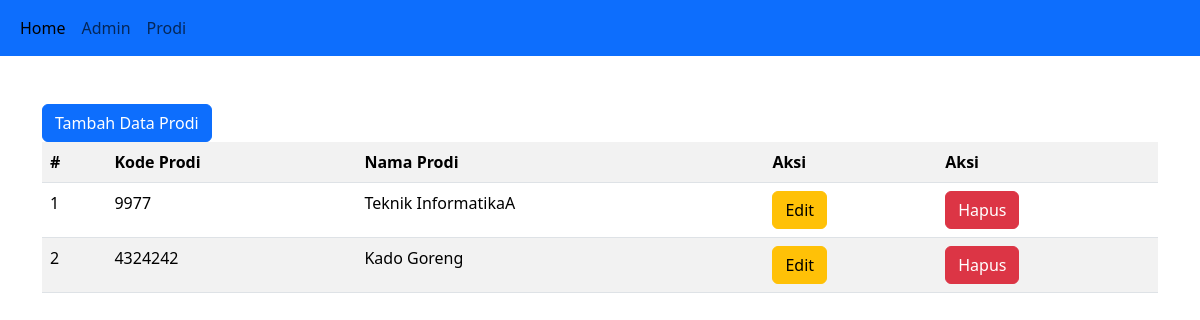
Page /prodi.php on the committed database.
### tables this page shows
CREATE TABLE `prodi` (
  `id` int(11) NOT NULL,
  `kode_prodi` varchar(50) NOT NULL,
  `nama_prodi` varchar(50) NOT NULL
);

### prodi.php (the view, shortened to what this page needs)
<?php
include 'koneksi.php';
?>
<!DOCTYPE html>
<html lang="en">
<head>
    <link href="https://cdn.jsdelivr.net/npm/bootstrap@5.3.2/dist/css/bootstrap.min.css" rel="stylesheet">
</head>
<nav class="navbar navbar-expand-lg bg-primary ">
  <div class="container-fluid">
    <div class="collapse navbar-collapse" id="navbarNav">
      <ul class="navbar-nav">
        <li class="nav-item">
          <a class="nav-link active" aria-current="page" href="index.php">Home</a>
        </li>
        <li class="nav-item">
          <a class="nav-link" href="admin.php">Admin</a>
        </li>
        <li class="nav-item">
          <a class="nav-link" href="prodi.php">Prodi</a>
        </li>
      </ul>
</nav>
<body>
    <div class="container mt-5">
        <a href="tambah_prodi.php" class="btn btn-primary">Tambah Data Prodi</a>
        <table class="table table-striped">
            <tr>
                <th>#</th>
                <th>Kode Prodi</th>
                <th>Nama Prodi</th>
                <th>Aksi</th>
                <th>Aksi</th>
            </tr>
            <?php
            $query = "SELECT * from prodi";
            $data = mysqli_query($conn,$query);
            $no=1;
            while($row = mysqli_fetch_array($data)){
            ?>
            <tr>
                <td><?= $no ?></td>
                <td><?= $row['kode_prodi'] ?></td>
                <td><?= $row['nama_prodi'] ?></td>
                <td><a href="edit_prodi.php?id=<?= $row['id'] ?>" class="btn btn-warning">Edit</a></td>
                <td><a href="hapus_prodi.php?id=<?= $row['id'] ?>" class="btn btn-danger">Hapus</a></td>
            </tr>
            <?php $no++; } ?>
        </table>
    </div>
</body>
</html>

### rows in the picture
prodi: kode_prodi "9977", nama_prodi "Teknik InformatikaA"
prodi: kode_prodi "4324242", nama_prodi "Kado Goreng"
